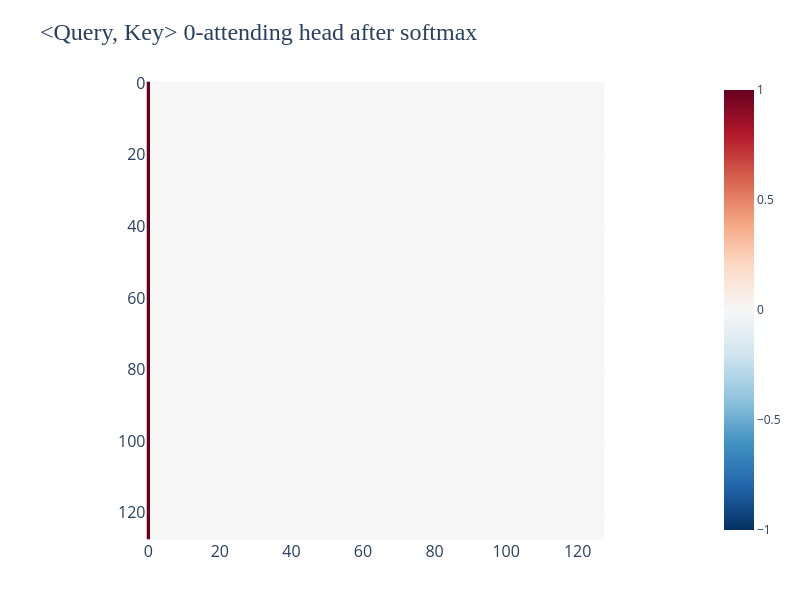

Notebook source saved alongside this figure:
### Code cell
imshow(F.softmax(q_i@k_i.T), title='<Query, Key> 0-attending head after softmax')

### Figure 1 — Plotly figure (JSON) as saved in the notebook; plotly's stock layout.template omitted (floating-point values rounded to 4 significant figures; data arrays with more than 128 entries replaced by an {"elided": "..."} marker saying what was removed)
{"data": [{"coloraxis": "coloraxis", "hovertemplate": "x: %{x}<br>y: %{y}<br>color: %{z}<extra></extra>", "name": "0", "type": "heatmap", "xaxis": "x", "yaxis": "y", "z": {"elided": "128x128 float values"}}], "layout": {"coloraxis": {"cmid": 0, "colorscale": [[0, "rgb(5,48,97)"], [0.1, "rgb(33,102,172)"], [0.2, "rgb(67,147,195)"], [0.3, "rgb(146,197,222)"], [0.4, "rgb(209,229,240)"], [0.5, "rgb(247,247,247)"], [0.6, "rgb(253,219,199)"], [0.7, "rgb(244,165,130)"], [0.8, "rgb(214,96,77)"], [0.9, "rgb(178,24,43)"], [1, "rgb(103,0,31)"]]}, "height": 600, "margin": {"b": 50, "l": 50, "r": 50, "t": 80}, "title": {"font": {"family": "Serif", "size": 24}, "text": "<Query, Key> 0-attending head after softmax"}, "width": 800, "xaxis": {"anchor": "y", "constrain": "domain", "domain": [0, 1], "scaleanchor": "y", "tickfont": {"size": 16}, "title": {"font": {"size": 18}, "text": ""}}, "yaxis": {"anchor": "x", "autorange": "reversed", "constrain": "domain", "domain": [0, 1], "tickfont": {"size": 16}, "title": {"font": {"size": 18}, "text": ""}}}}
